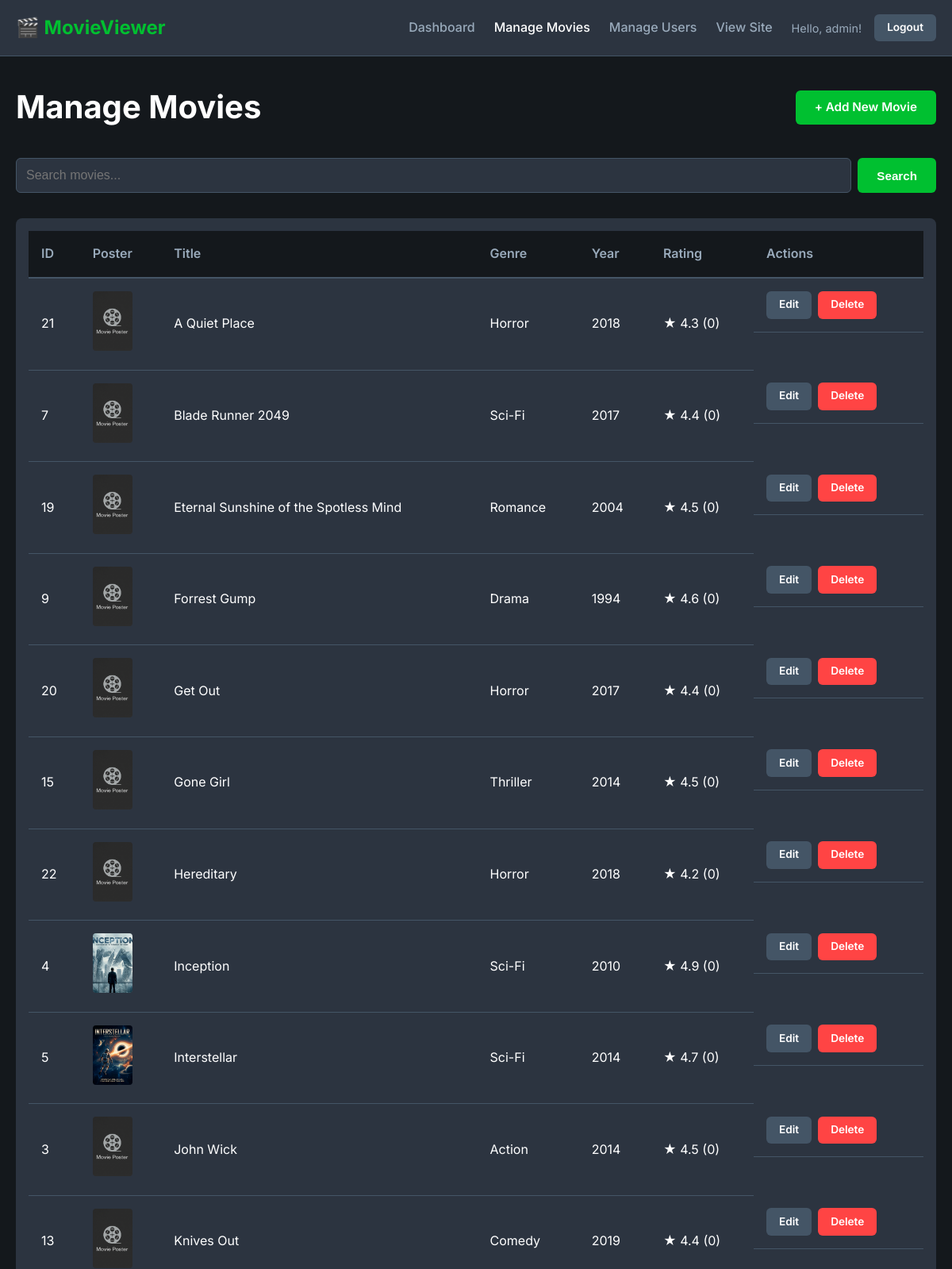
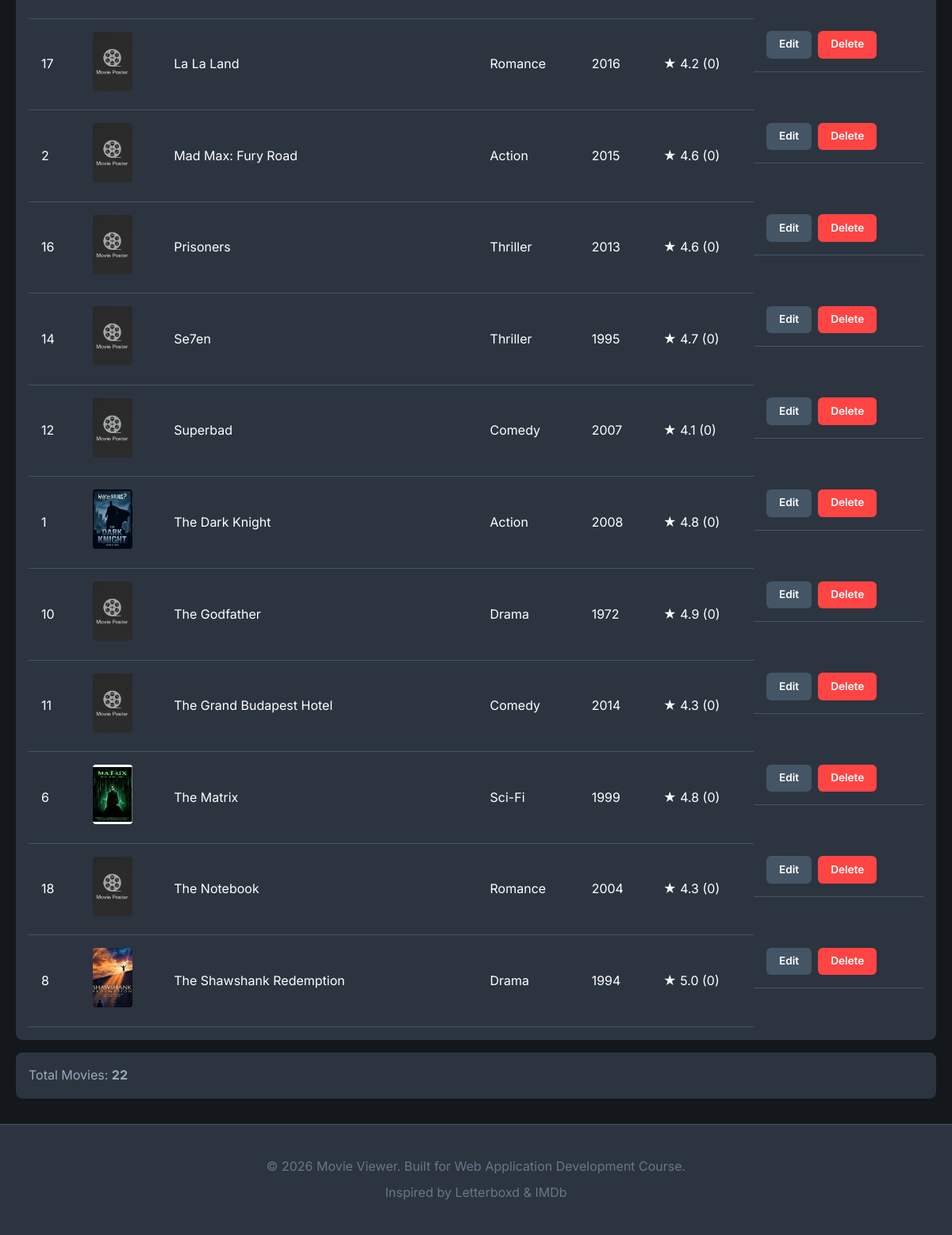
/admin/manage_movies.php (signed in), run on the app's committed database (2 pictures, top to bottom).
### tables this page shows
CREATE TABLE movies (
    id INT PRIMARY KEY AUTO_INCREMENT,
    title VARCHAR(200) NOT NULL,
    genre VARCHAR(100) NOT NULL,
    description TEXT,
    year INT NOT NULL,
    poster VARCHAR(255),
    average_rating DECIMAL(3,2) DEFAULT 0.00,
    rating_count INT DEFAULT 0,
    created_at TIMESTAMP DEFAULT CURRENT_TIMESTAMP,
    INDEX idx_title (title),
    INDEX idx_genre (genre),
    INDEX idx_year (year),
    INDEX idx_rating (average_rating)
);

### includes/db.php (called while the page is built, shortened)
<?php
function execute_query($conn, $sql, $types = '', $params = []) {
    $stmt = $conn->prepare($sql);
    $stmt->execute();
    return $stmt;
}
function fetch_all($stmt) {
    $result = $stmt->get_result();
    return $result->fetch_all(MYSQLI_ASSOC);
}
function sanitize_input($data) {
    $data = trim($data);
    $data = stripslashes($data);
    $data = htmlspecialchars($data, ENT_QUOTES, 'UTF-8');
    return $data;
}
?>

### admin/manage_movies.php (the view, shortened to what this page needs)
<?php
require_once '../includes/db.php';
$search = sanitize_input($_GET['search'] ?? '');
$sql = "SELECT * FROM movies WHERE 1=1";
$params = [];
$types = '';
$sql .= " ORDER BY title ASC";
$stmt = execute_query($conn, $sql, $types, $params);
$movies = fetch_all($stmt);
include '../includes/header.php';
?>
<link rel="stylesheet" href="/movie-viewer/assets/css/admin.css">
<div class="container">
    <div class="admin-header">
        <h1>Manage Movies</h1>
        <a href="add_movie.php" class="btn btn-primary">+ Add New Movie</a>
    </div>
    <div class="search-filter-section">
        <form method="GET" action="" class="search-form">
            <div class="search-group">
                <input
                    type="text"
                    name="search"
                    class="search-input"
                    placeholder="Search movies..."
                    value="<?php echo htmlspecialchars($search); ?>"
                >
                <button type="submit" class="btn btn-primary">Search</button>
            </div>
        </form>
    </div>
    <div class="admin-table-container">
        <table class="admin-table">
            <thead>
                <tr>
                    <th>ID</th>
                    <th>Poster</th>
                    <th>Title</th>
                    <th>Genre</th>
                    <th>Year</th>
                    <th>Rating</th>
                    <th>Actions</th>
                </tr>
            </thead>
            <tbody>
                <?php foreach ($movies as $movie): ?>
                    <tr>
                        <td><?php echo $movie['id']; ?></td>
                        <td>
                            <img src="/movie-viewer/assets/images/<?php echo htmlspecialchars($movie['poster']); ?>"
                                 alt="<?php echo htmlspecialchars($movie['title']); ?>"
                                 class="table-poster"
                                 onerror="this.src='/movie-viewer/assets/images/placeholder.jpg'">
                        </td>
                        <td><?php echo htmlspecialchars($movie['title']); ?></td>
                        <td><?php echo htmlspecialchars($movie['genre']); ?></td>
                        <td><?php echo $movie['year']; ?></td>
                        <td>★ <?php echo number_format($movie['average_rating'], 1); ?> (<?php echo $movie['rating_count']; ?>)</td>
                        <td class="action-buttons">
                            <a href="edit_movie.php?id=<?php echo $movie['id']; ?>" class="btn btn-sm btn-secondary">Edit</a>
                            <a href="?delete=<?php echo $movie['id']; ?>"
                               class="btn btn-sm btn-danger"
                               onclick="return confirm('Are you sure you want to delete this movie? This will also remove all ratings and watchlist entries.')">
                                Delete
                            </a>
                        </td>
                    </tr>
                <?php endforeach; ?>
            </tbody>
        </table>
    </div>
    <div class="admin-stats">
        <p>Total Movies: <strong><?php echo count($movies); ?></strong></p>
    </div>
</div>
<?php include '../includes/footer.php'; ?>

### assets/css/style.css (style rules this page uses)
:root { --primary-color: #00c030; --primary-hover: #00a028; --secondary-color: #456; --background-dark: #14181c; --background-card: #2c3440; --background-hover: #394150; --text-primary: #ffffff; --text-secondary: #9ab; --text-muted: #678; --border-color: #456; --error-color: #ff4444; --success-color: #00c030; --warning-color: #ff8800; --star-color: #ffc107; }
* { margin: 0; padding: 0; box-sizing: border-box; }
body { font-family: 'Inter', -apple-system, BlinkMacSystemFont, 'Segoe UI', Roboto, sans-serif; background-color: var(--background-dark); color: var(--text-primary); line-height: 1.6; min-height: 100vh; display: flex; flex-direction: column; }
.container { max-width: 1200px; margin: 0 auto; padding: 0 20px; width: 100%; }
.btn { display: inline-block; padding: 0.6rem 1.5rem; border-radius: 6px; text-decoration: none; font-weight: 600; transition: all 0.3s; border: none; cursor: pointer; font-size: 0.95rem; }
.btn-primary { background-color: var(--primary-color); color: #fff; }
.btn-secondary { background-color: var(--secondary-color); color: #fff; }
.btn-danger { background-color: var(--error-color); color: #fff; }
.btn-sm { padding: 0.4rem 1rem; font-size: 0.85rem; }
.search-filter-section { margin-bottom: 2rem; }
.search-form { display: flex; gap: 1rem; flex-wrap: wrap; align-items: flex-end; }
.search-group { display: flex; gap: 0.5rem; flex: 1; min-width: 300px; }
.search-input { flex: 1; padding: 0.75rem; background-color: var(--background-card); border: 1px solid var(--border-color); border-radius: 6px; color: var(--text-primary); font-size: 1rem; }

### assets/css/admin.css (style rules this page uses)
.admin-header { display: flex; justify-content: space-between; align-items: center; margin-bottom: 2rem; }
.admin-header h1 { font-size: 2.5rem; }
.admin-table-container { overflow-x: auto; background-color: var(--background-card); border-radius: 8px; padding: 1rem; }
.admin-table { width: 100%; border-collapse: collapse; }
.admin-table thead { background-color: var(--background-dark); }
.admin-table th { padding: 1rem; text-align: left; font-weight: 600; color: var(--text-secondary); border-bottom: 2px solid var(--border-color); }
.admin-table td { padding: 1rem; border-bottom: 1px solid var(--border-color); }
.table-poster { width: 50px; height: 75px; object-fit: cover; border-radius: 4px; }
.action-buttons { display: flex; gap: 0.5rem; }
.admin-stats { background-color: var(--background-card); padding: 1rem; border-radius: 8px; margin-top: 1rem; }
.admin-stats p { margin: 0; color: var(--text-secondary); }

### data on the page
movies: id "21", poster (picture), title "A Quiet Place", genre "Horror", year "2018", average_rating "4.3", rating_count "0"
movies: id "7", poster (picture), title "Blade Runner 2049", genre "Sci-Fi", year "2017", average_rating "4.4", rating_count "0"
movies: id "19", poster (picture), title "Eternal Sunshine of the Spotless Mind", genre "Romance", year "2004", average_rating "4.5", rating_count "0"
movies: id "9", poster (picture), title "Forrest Gump", genre "Drama", year "1994", average_rating "4.6", rating_count "0"
movies: id "20", poster (picture), title "Get Out", genre "Horror", year "2017", average_rating "4.4", rating_count "0"
movies: id "15", poster (picture), title "Gone Girl", genre "Thriller", year "2014", average_rating "4.5", rating_count "0"
movies: id "22", poster (picture), title "Hereditary", genre "Horror", year "2018", average_rating "4.2", rating_count "0"
movies: id "4", poster (picture), title "Inception", genre "Sci-Fi", year "2010", average_rating "4.9", rating_count "0"
movies: id "5", poster (picture), title "Interstellar", genre "Sci-Fi", year "2014", average_rating "4.7", rating_count "0"
movies: id "3", poster (picture), title "John Wick", genre "Action", year "2014", average_rating "4.5", rating_count "0"
movies: id "13", poster (picture), title "Knives Out", genre "Comedy", year "2019", average_rating "4.4", rating_count "0"
movies: id "17", poster (picture), title "La La Land", genre "Romance", year "2016", average_rating "4.2", rating_count "0"
movies: id "2", poster (picture), title "Mad Max: Fury Road", genre "Action", year "2015", average_rating "4.6", rating_count "0"
movies: id "16", poster (picture), title "Prisoners", genre "Thriller", year "2013", average_rating "4.6", rating_count "0"
movies: id "14", poster (picture), title "Se7en", genre "Thriller", year "1995", average_rating "4.7", rating_count "0"
movies: id "12", poster (picture), title "Superbad", genre "Comedy", year "2007", average_rating "4.1", rating_count "0"
movies: id "1", poster (picture), title "The Dark Knight", genre "Action", year "2008", average_rating "4.8", rating_count "0"
movies: id "10", poster (picture), title "The Godfather", genre "Drama", year "1972", average_rating "4.9", rating_count "0"
movies: id "11", poster (picture), title "The Grand Budapest Hotel", genre "Comedy", year "2014", average_rating "4.3", rating_count "0"
movies: id "6", poster (picture), title "The Matrix", genre "Sci-Fi", year "1999", average_rating "4.8", rating_count "0"
movies: id "18", poster (picture), title "The Notebook", genre "Romance", year "2004", average_rating "4.3", rating_count "0"
movies: id "8", poster (picture), title "The Shawshank Redemption", genre "Drama", year "1994", average_rating "5.0", rating_count "0"

### other printed values
get_username() "admin"
count($movies) "22"
